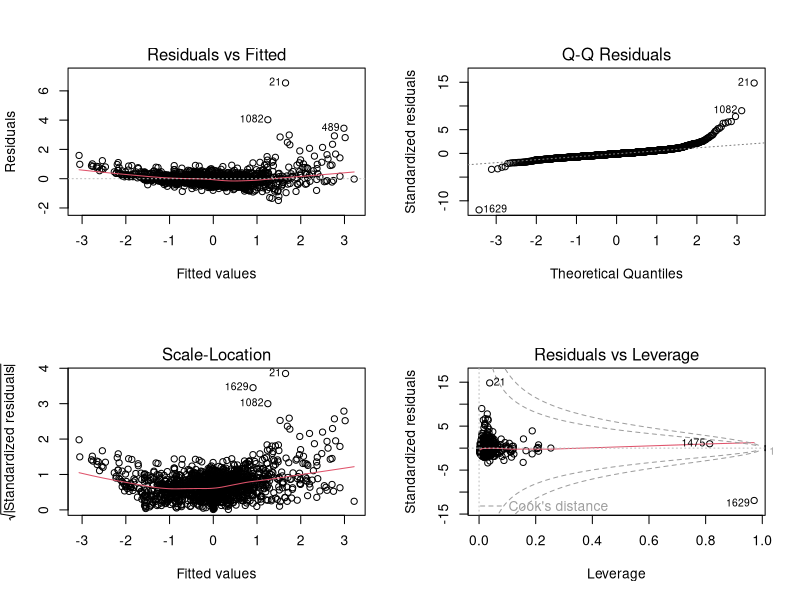

Here is the R script that generated this plot:
set.seed(159)

#read in data
edu = read.csv('data/final.csv', stringsAsFactors = FALSE)
edu = edu[, -c(1)]

#fit model
ols = lm(Earning~., data = edu)
ols_summary = summary(ols)

#save data
save(ols, file = 'data/ols.RData')

#plot
pdf("images/ols.pdf")
par(mfrow=c(2,2))
plot(ols)
dev.off()
